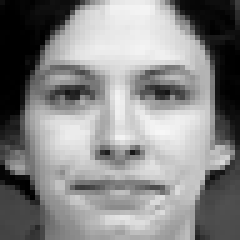
#> input picture model-creation/images/processed_images/contempt/S138_008_00000007.png, 48 x 48 px (shown 5 times larger); its folder holds only this picture in this run
$ python faces.py
#> lines starting #> are read from the running program, lines starting #| are printed output that depends on the picture
import cv2
import glob

faceDet = cv2.CascadeClassifier("haarcascade_frontalface_default.xml")
faceDet_two = cv2.CascadeClassifier("haarcascade_frontalface_alt2.xml")
faceDet_three = cv2.CascadeClassifier("haarcascade_frontalface_alt.xml")
faceDet_four = cv2.CascadeClassifier("haarcascade_frontalface_alt_tree.xml")
# emotions = ["anger", "contempt", "disgust", "fear", "happy",
#             "sadness", "surprise"]  # Define emotions
emotions = ["contempt"]


def detect_faces(emotion):
#> called with emotion = 'contempt'
    files = glob.glob(
        "sorted_set\\%s\\*" % emotion)  # Get list of all images with emotion
    file_number = 0
    for f in files:
        frame = cv2.imread(f)  # Open image
#> frame is the input picture: shape (48, 48, 3); min 0, max 247, mean 135.6
        gray = cv2.cvtColor(frame,
                            cv2.COLOR_BGR2GRAY)  # Convert image to grayscale
        # Detect face using 4 different classifiers
        face = faceDet.detectMultiScale(gray, scaleFactor=1.1, minNeighbors=10,
                                        minSize=(5, 5),
                                        flags=cv2.CASCADE_SCALE_IMAGE)
#> face = [[4, 3, 40, 40]]
        face_two = faceDet_two.detectMultiScale(gray, scaleFactor=1.1,
                                                minNeighbors=10,
                                                minSize=(5, 5),
                                                flags=cv2.CASCADE_SCALE_IMAGE)
#> face_two = [[4, 3, 40, 40]]
        face_three = faceDet_three.detectMultiScale(gray, scaleFactor=1.1,
                                                    minNeighbors=10,
                                                    minSize=(5, 5),
                                                    flags=cv2.CASCADE_SCALE_IMAGE)
#> face_three = [[3, 2, 42, 42]]
        face_four = faceDet_four.detectMultiScale(gray, scaleFactor=1.1,
                                                  minNeighbors=10,
                                                  minSize=(5, 5),
                                                  flags=cv2.CASCADE_SCALE_IMAGE)
#> face_four = ()
        # Go over detected faces, stop at first detected face, return empty if no face.
        if len(face) == 1:
            face_features = face
#> face_features = [[4, 3, 40, 40]]
        elif len(face_two) == 1:
            face_features = face_two
        elif len(face_three) == 1:
            face_features = face_three
        elif len(face_four) == 1:
            face_features = face_four
        else:
            face_features = ""
        # Cut and save face
        for (x, y, w,
             h) in face_features:  # get coordinates and size of rectangle
            # containing face
            print("face found in file: %s" % f)
            gray = gray[y:y + h, x:x + w]  # Cut the frame to size
            try:
                out = cv2.resize(gray, (
                    48, 48))  # Resize face so all images have same size
                print("wriring file to dataset\\%s\\%s.jpg" % (emotion, file_number))
                cv2.imwrite("dataset\\%s\\%s.jpg" % (emotion, file_number),
                            out)  # Write image
            except:
                pass  # If error, pass file
#> this loop made 1 pass
#| face found in file: model-creation/images/processed_images/contempt/S138_008_00000007.png
#| wriring file to dataset\contempt\0.jpg
#> pass 1, in detect_faces, `gray = gray[y:y + h, x:x + w]`:
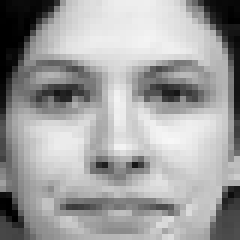
#> gray: shape (40, 40) (shown 6 times larger); min 0, max 247, mean 160.3
#> pass 1, in detect_faces, `out = cv2.resize(gray, ( 48, 48))`:
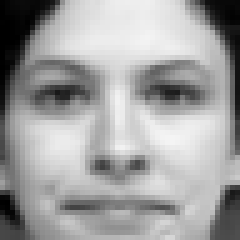
#> out: shape (48, 48) (shown 5 times larger); min 0, max 244, mean 160.2
        file_number += 1  # Increment image number


for em in emotions:
    detect_faces(em)  # Call function

$ run again, on model-creation/images/processed_images/contempt/S147_002_00000011.png
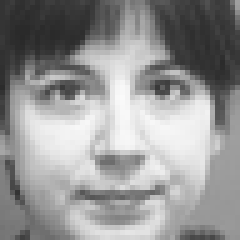
#> input picture model-creation/images/processed_images/contempt/S147_002_00000011.png, 48 x 48 px (shown 5 times larger)
#> in detect_faces, frame is the input picture: shape (48, 48, 3); min 41, max 250, mean 148.5
#> face = ()
#> face_two = [[3, 3, 41, 41]]
#> face_three = ()
#> face_features = [[3, 3, 41, 41]]
#> the loop in detect_faces, `for (x, y, w, h) in face_features:` made 1 pass
#> (printed output is left out)
#> pass 1, in detect_faces, `gray = gray[y:y + h, x:x + w]`:
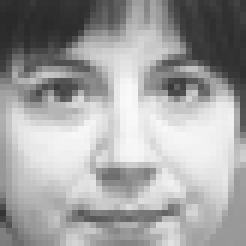
#> gray: shape (41, 41) (shown 6 times larger); min 41, max 250, mean 161.1
#> pass 1, in detect_faces, `out = cv2.resize(gray, ( 48, 48))`:
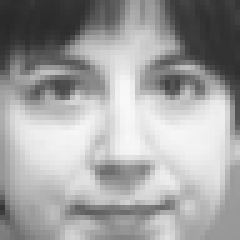
#> out: shape (48, 48) (shown 5 times larger); min 41, max 248, mean 160.9
